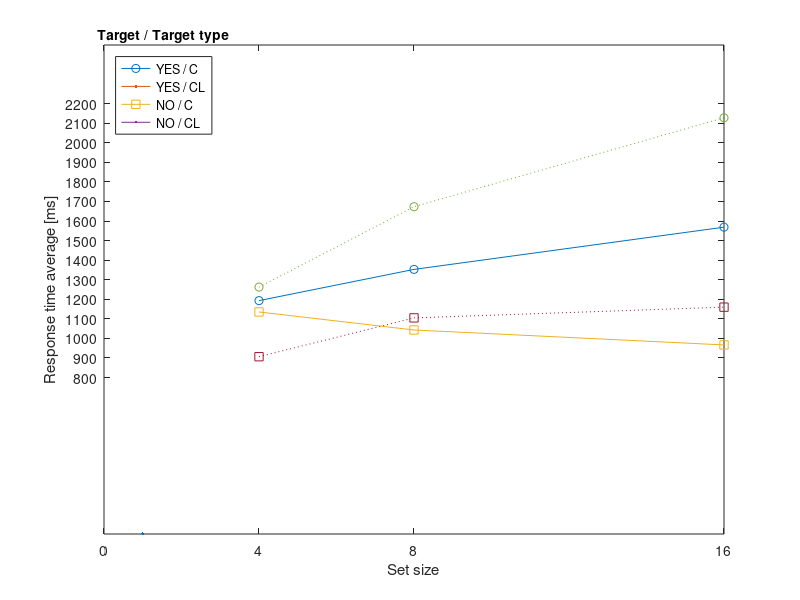

Write the MATLAB code that produced this figure.
% import data
% 1: 学籍番号
% 2: 練習/本番（1/2）
% 3: 試行回数
% 4: 目標刺激の有無（1;あり, 2;なし）
% 5: 目標刺激種類
% 6: 刺激総数
% 7: 入力状態（0;正解, 1;失敗, 2;その他のキー, 3;Timeout）
% 8: 解答にかかった時間（ms）
clear; close all;
file = importdata('data1250373.txt', ',',  1);
data = file.data;
practice = data(:,2) == 1; % 練習
error = data(:,7) > 0; % Error
del = practice | error;
data(del,:) = []; % 削除操作

% -- 目標刺激（あり），目標刺激種類（マル）
target = data(:,4)==1;
type = data(:,5)==1;
setsize4 = data(:,6)==4; % 4
target_type1_size4_mean = mean(data(target & setsize4 & type, 8));
target = data(:,4)==1;
type = data(:,5)==1;
setsize8 = data(:,6)==8; % 8
target_type1_size8_mean = mean(data(target & setsize8 & type, 8));
target = data(:,4)==1;
type = data(:,5)==1;
setsize16 = data(:,6)==16; % 16
target_type1_size16_mean = mean(data(target & setsize16 & type, 8));

% -- 目標刺激（あり），目標刺激種類（マル線）
target = data(:,4)==1;
type = data(:,5)==2;
setsize4 = data(:,6)==4; % 4
target_type2_size4_mean = mean(data(target & setsize4 & type, 8));
target = data(:,4)==1;
type = data(:,5)==2;
setsize8 = data(:,6)==8; % 8
target_type2_size8_mean = mean(data(target & setsize8 & type, 8));
target = data(:,4)==1;
type = data(:,5)==2;
setsize16 = data(:,6)==16; % 16
target_type2_size16_mean = mean(data(target & setsize16 & type, 8));

% -- 目標刺激（なし），目標刺激種類（マル）
target = data(:,4)==2;
type = data(:,5)==1;
setsize4 = data(:,6)==4; % 4
ntarget_type1_size4_mean = mean(data(target & setsize4 & type, 8));
target = data(:,4)==2;
type = data(:,5)==1;
setsize8 = data(:,6)==8; % 8
ntarget_type1_size8_mean = mean(data(target & setsize8 & type, 8));
target = data(:,4)==2;
type = data(:,5)==1;
setsize16 = data(:,6)==16; % 16
ntarget_type1_size16_mean = mean(data(target & setsize16 & type, 8));

% -- 目標刺激（なし），目標刺激種類（マル線）
target = data(:,4)==2;
type = data(:,5)==2;
setsize4 = data(:,6)==4; % 4
ntarget_type2_size4_mean = mean(data(target & setsize4 & type, 8));
target = data(:,4)==2;
type = data(:,5)==2;
setsize8 = data(:,6)==8; % 8
ntarget_type2_size8_mean = mean(data(target & setsize8 & type, 8));
target = data(:,4)==2;
type = data(:,5)==2;
setsize16 = data(:,6)==16; % 16
ntarget_type2_size16_mean = mean(data(target & setsize16 & type, 8));

x = [4, 8, 16];
mean_type1 = [target_type1_size4_mean target_type1_size8_mean target_type1_size16_mean];
mean_type2 = [target_type2_size4_mean target_type2_size8_mean target_type2_size16_mean];
mean_type3 = [ntarget_type1_size4_mean ntarget_type1_size8_mean ntarget_type1_size16_mean];
mean_type4 = [ntarget_type2_size4_mean ntarget_type2_size8_mean ntarget_type2_size16_mean];

fig1 = figure;
hold on;
plot(x,mean_type1,'-o',LineWidth=2);
plot(x,mean_type2,'-square',LineWidth=2);
plot(x,mean_type3,':o',LineWidth=2);
plot(x,mean_type4,':square',LineWidth=2);
hold off;
box on;
lgd = legend({'YES / C','YES / CL','NO / C', 'NO / CL'},'Location','northwest');
title(lgd,'Target / Target type');
xticks([0 4 8 16 20]);
yticks(800:100:2200)
xlabel('Set size');
ylabel('Response time average [ms]');
exportgraphics(fig1,'../Figures/13_01_graph.pdf','ContentType','vector');